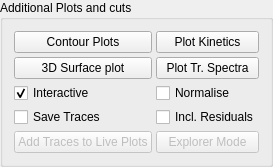
         <widget class="QGroupBox" name="PP_PlotsandcutsPanel">
          <property name="maximumSize">
           <size>
            <width>380</width>
            <height>180</height>
           </size>
          </property>
          <property name="title">
           <string>Additional Plots and cuts</string>
          </property>
          <layout class="QGridLayout" name="plotsAndCutsGrid">
           <property name="spacing">
            <number>4</number>
           </property>
           <item row="3" column="0">
            <widget class="QCheckBox" name="PP_SavetracesSwitch">
             <property name="text">
              <string>Save Traces</string>
             </property>
            </widget>
           </item>
           <item row="4" column="1">
            <widget class="QPushButton" name="ExplorerModeButton">
             <property name="enabled">
              <bool>false</bool>
             </property>
             <property name="text">
              <string>Explorer Mode</string>
             </property>
             <property name="checkable">
              <bool>true</bool>
             </property>
            </widget>
           </item>
           <item row="3" column="1">
            <widget class="QCheckBox" name="PP_IncludeResiduals">
             <property name="text">
              <string>Incl. Residuals</string>
             </property>
            </widget>
           </item>
           <item row="2" column="0">
            <widget class="QCheckBox" name="PP_InteractivemodeSwitch">
             <property name="text">
              <string>Interactive</string>
             </property>
             <property name="checked">
              <bool>true</bool>
             </property>
            </widget>
           </item>
           <item row="0" column="1">
            <widget class="QPushButton" name="PP_PlotKineticsButton">
             <property name="text">
              <string>Plot Kinetics</string>
             </property>
            </widget>
           </item>
           <item row="2" column="1">
            <widget class="QCheckBox" name="PP_NormaliseCheckBox">
             <property name="text">
              <string>Normalise</string>
             </property>
            </widget>
           </item>
           <item row="1" column="0">
            <widget class="QPushButton" name="PP_SurfaceplotButton">
             <property name="text">
              <string>3D Surface plot</string>
             </property>
            </widget>
           </item>
           <item row="1" column="1">
            <widget class="QPushButton" name="PP_PlotTrSpectraButton">
             <property name="text">
              <string>Plot Tr. Spectra</string>
             </property>
            </widget>
           </item>
           <item row="4" column="0">
            <widget class="QPushButton" name="AddTracestoLivePlotsButton">
             <property name="enabled">
              <bool>false</bool>
             </property>
             <property name="text">
              <string>Add Traces to Live Plots</string>
             </property>
            </widget>
           </item>
           <item row="0" column="0">
            <widget class="QPushButton" name="PP_ContourplotButton">
             <property name="text">
              <string>Contour Plots</string>
             </property>
            </widget>
           </item>
          </layout>
         </widget>
